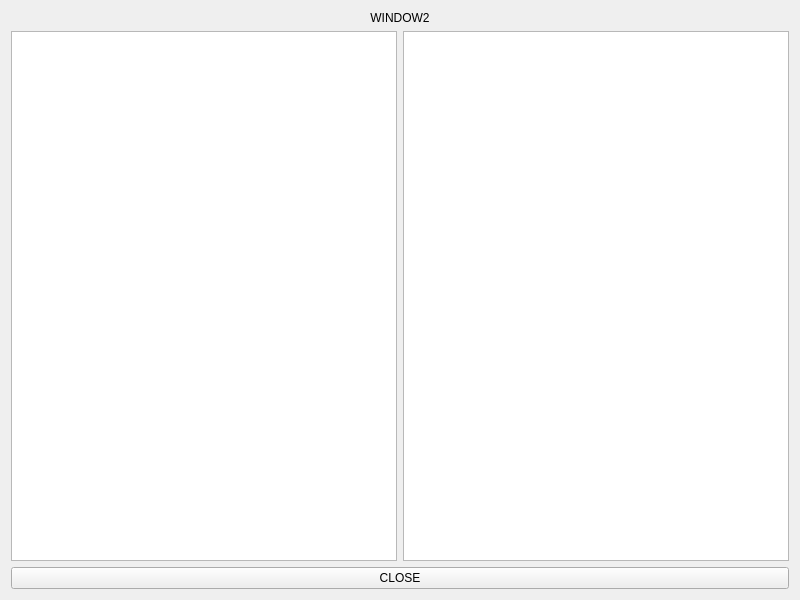
<?xml version="1.0" encoding="UTF-8"?>
<ui version="4.0">
 <class>Form</class>
 <widget class="QWidget" name="Form">
  <property name="geometry">
   <rect>
    <x>0</x>
    <y>0</y>
    <width>800</width>
    <height>600</height>
   </rect>
  </property>
  <property name="windowTitle">
   <string>Form</string>
  </property>
  <layout class="QGridLayout" name="gridLayout">
   <item row="0" column="1" colspan="2">
    <widget class="QLabel" name="label">
     <property name="text">
      <string>WINDOW2</string>
     </property>
     <property name="alignment">
      <set>Qt::AlignCenter</set>
     </property>
    </widget>
   </item>
   <item row="2" column="1" colspan="2">
    <widget class="QPushButton" name="pushButton">
     <property name="text">
      <string>CLOSE</string>
     </property>
    </widget>
   </item>
   <item row="1" column="1">
    <widget class="GraphicsLayoutWidget" name="graphicsView"/>
   </item>
   <item row="1" column="2">
    <widget class="GraphicsLayoutWidget" name="graphicsView_2"/>
   </item>
  </layout>
 </widget>
 <customwidgets>
  <customwidget>
   <class>GraphicsLayoutWidget</class>
   <extends>QGraphicsView</extends>
   <header location="global">pyqtgraph</header>
  </customwidget>
 </customwidgets>
 <resources/>
 <connections/>
</ui>
